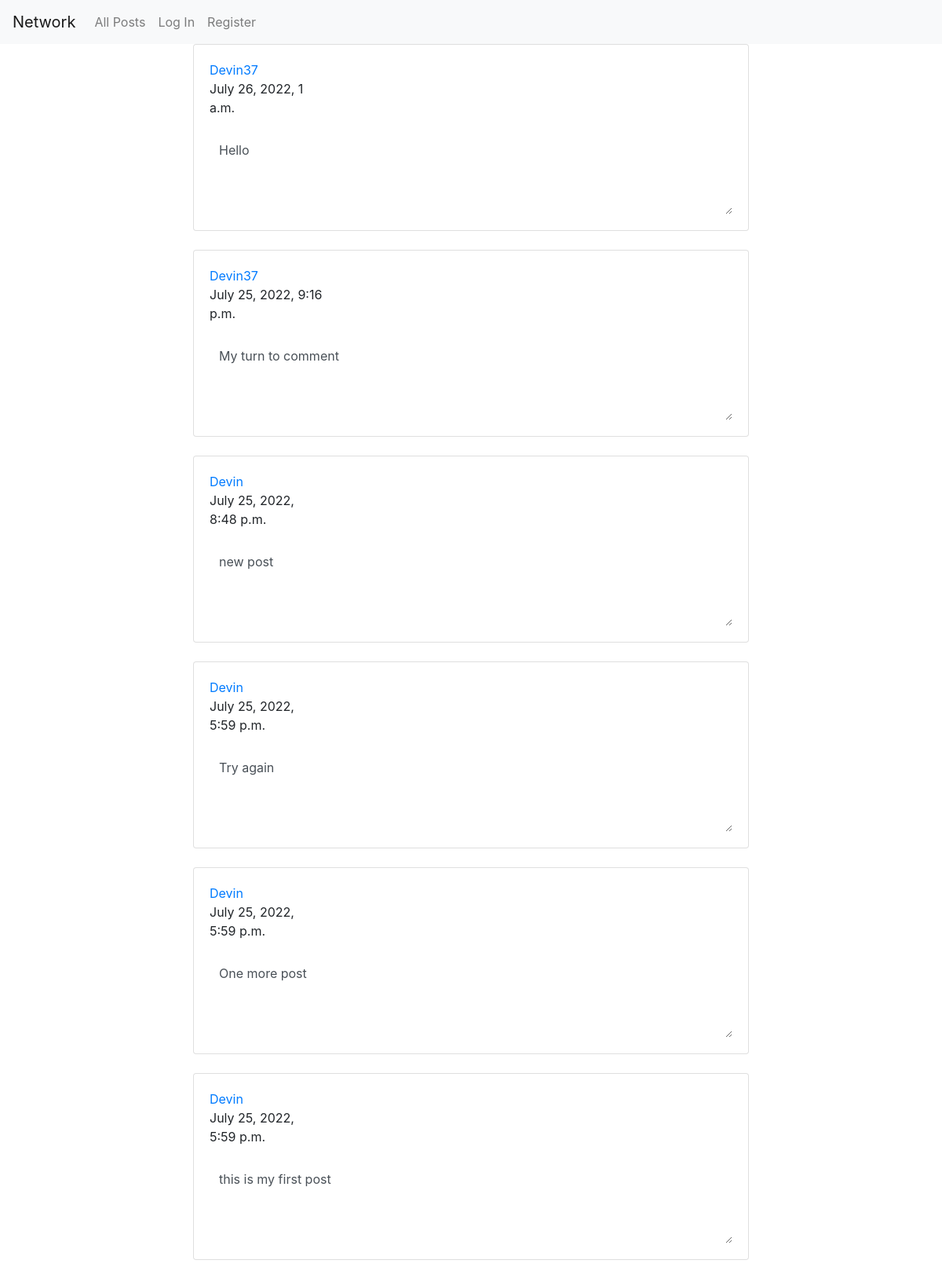
The page / on the database its author committed.
### network/models.py (models this page shows, shortened)
class Post(models.Model):
    user = models.ForeignKey("User", on_delete=models.CASCADE, related_name="post_user")
    username = models.TextField(blank=True)
    body = models.TextField(blank=True)
    like_count = models.IntegerField(default=0)
    timestamp = models.DateTimeField(auto_now_add=True)

class User(AbstractUser):
    pass

### network/views.py (the view)
# urls.py: path("", views.index, name="index"),
def index(request):
    allposts = get_post_page(1)
    return render(request, "network/index.html", {
        "posts": allposts,
        "pages": "page"
    })

### network/views.py (called while the page is built)
def get_post_page(id):
    postData = Post.objects.all().order_by('-timestamp')
    return Paginator(postData, 10).page(id)

### network/templates/network/index.html (shortened to what this page needs)
{% extends "network/layout.html" %}
{% block body %}
<div id="index_view">
    <div class="row">
        <div class="inbox-wrapper">
            <div class="col-lg-12">
                <table class="table email-table no-wrap table-hover v-middle mb-0 font-14">
                    <tbody>
                    {% for item in posts %}
                        <tr>
                            <div class="card">
                                <div class="card-body">
                                    <div class="row">
                                        <div class="col-lg-3 ">
                                            <div class="aside-content">
                                                <div class="aside-header">
                                                    <a href="#" data-name="{{ item.user }}" class="postMaker">{{ item.user }}</a>
                                                    <div id="dateTime" class="date">{{ item.timestamp }}</div>
                                                    <br>
                                                </div>
                                            </div>
                                        </div>
                                    </div>
                                    <div class="email-body-div">
                                        <textarea disabled class="form-control" id="post-body">{{ item.body }}</textarea>
                                    </div>
                                </div>
                            </div>
                        </tr>
                    <br>
                    {% endfor %}
                    </tbody>
                </table>
            </div>
        </div>
    </div>
</div>
{% endblock body %}

### network/static/network/styles.css (style rules this page uses)
textarea { background: white; border: none; }
.inbox-wrapper { width: 80%; margin-left: 20%; margin-right: 20%; }
#post-body { background-color: white; border: none; min-height: 100px; }
.form-control { background: white; border: none; }
.email-body-div { width:100% }

### rows shown on the page
Post: user "Devin37", timestamp "July 26, 2022, 1 a.m.", body "Hello"
Post: user "Devin37", timestamp "July 25, 2022, 9:16 p.m.", body "My turn to comment"
Post: user "Devin", timestamp "July 25, 2022, 8:48 p.m.", body "new post"
Post: user "Devin", timestamp "July 25, 2022, 5:59 p.m.", body "Try again"
Post: user "Devin", timestamp "July 25, 2022, 5:59 p.m.", body "One more post"
Post: user "Devin", timestamp "July 25, 2022, 5:59 p.m.", body "this is my first post"
